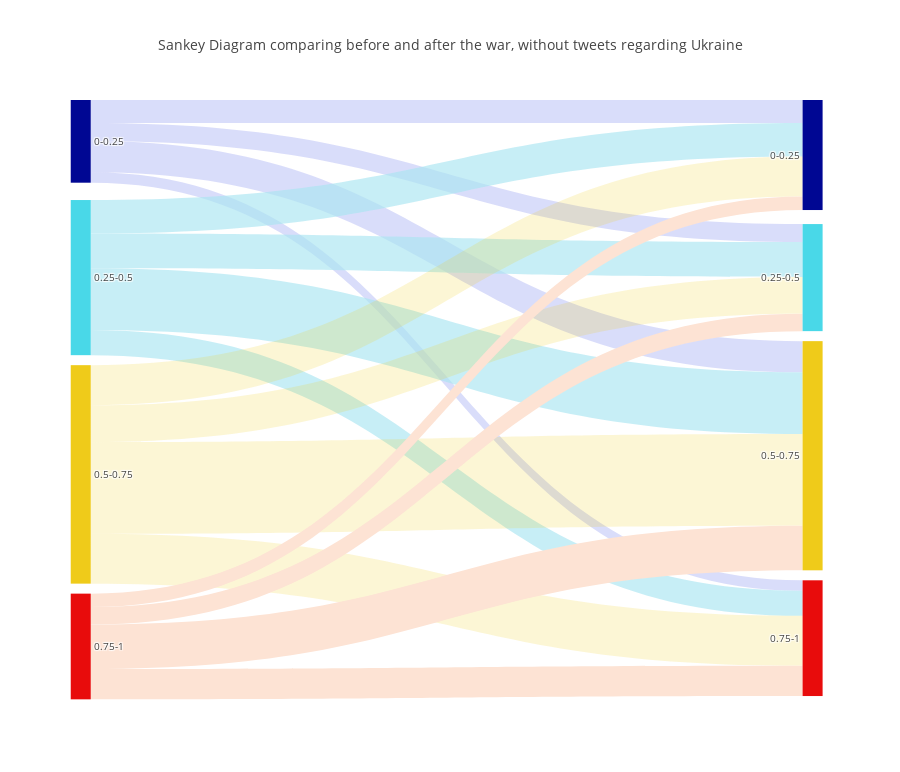

The notebook cell this image was saved under:
### Code cell
# create sankey plot, as above
links = [['Source','Target','Value','Link Color'],

        # tempo 0 al tempo 1
        [0,4,t01[0,0],'rgba(5, 31, 223, 0.15)'],
        [0,5,t01[0,0.25],'rgba(5, 31, 223, 0.15)'],
        [0,6,t01[0,0.5],'rgba(5, 31, 223, 0.15)'],
        [0,7,t01[0,1],'rgba(5, 31, 223, 0.15)'],

        [1,4,t01[0.25,0],'rgba(170, 230, 242, 0.66)'],
        [1,5,t01[0.25,0.25],'rgba(170, 230, 242, 0.66)'],
        [1,6,t01[0.25,0.5],'rgba(170, 230, 242, 0.66)'],
        [1,7,t01[0.25,1],'rgba(170, 230, 242, 0.66)'],

        [2,4,t01[0.5,0],'rgba(239, 203, 26, 0.18)'],
        [2,5,t01[0.5,0.25],'rgba(239, 203, 26, 0.18)'],
        [2,6,t01[0.5,0.5],'rgba(239, 203, 26, 0.18)'],
        [2,7,t01[0.5,1],'rgba(239, 203, 26, 0.18)'],
         
        [3,4,t01[1,0],'rgba(253,227,212,1'],
        [3,5,t01[1,0.25],'rgba(253,227,212,1'],
        [3,6,t01[1,0.5],'rgba(253,227,212,1'],
        [3,7,t01[1,1],'rgba(253,227,212,1'],
        ]
         

# Nodes & links
nodes = [['ID', 'Label', 'Color'],
        [0,'0-0.25','#000793'],
        [1,'0.25-0.5','#49D8E8'],
        [2,'0.5-0.75','#EFCB1A'],
        [3,'0.75-1','#E80C0C'],
        [4,'0-0.25','#000793'],
        [5,'0.25-0.5','#49D8E8'],
        [6,'0.5-0.75','#EFCB1A'],
        [7,'0.75-1','#E80C0C'],
        ]

# Retrieve headers and build dataframes
nodes_headers = nodes.pop(0)
links_headers = links.pop(0)
df_nodes = pd.DataFrame(nodes, columns = nodes_headers)
df_links = pd.DataFrame(links, columns = links_headers)
#df_nodes['counts']=count_nodes
# Sankey plot setup
data_trace = dict(
    type='sankey',
    arrangement = "snap",
    domain = dict(
      x =  [0,1],
      y =  [0,1]
    ),
    orientation = "h",
    valueformat = ".0f",
    node = dict(
      pad = 10,
    # thickness = 30,
      line = dict(
        color = "black",
        width = 0,
        #value=df_nodes['counts'].dropna(axis=0, how='any')
      ),
      #value=df_nodes['counts'].dropna(axis=0, how='any'),
      label =  df_nodes['Label'].dropna(axis=0, how='any'),
      y=[0.001,0.3,0.6,0.9,0.001,0.3,0.6,0.9],
      x=[0.001,0.001,0.001,0.001,0.99,0.99,0.99,0.99],
      color = df_nodes['Color'],
    ),
    link = dict(
      source = df_links['Source'].dropna(axis=0, how='any'),
      target = df_links['Target'].dropna(axis=0, how='any'),
      value = df_links['Value'].dropna(axis=0, how='any'),
      color = df_links['Link Color'].dropna(axis=0, how='any'),
  )
)

layout = dict(
        title = "Sankey Diagram comparing before and after the war, without tweets regarding Ukraine",
    height = 772,
    font = dict(
      size = 10),)

fig = dict(data=[data_trace], layout=layout)
iplot(fig, validate=False)

### Figure 1 — Plotly figure (JSON) as saved in the notebook; plotly's stock layout.template omitted (floating-point values rounded to 4 significant figures)
{"data": [{"arrangement": "snap", "domain": {"x": [0, 1], "y": [0, 1]}, "link": {"color": ["rgba(5, 31, 223, 0.15)", "rgba(5, 31, 223, 0.15)", "rgba(5, 31, 223, 0.15)", "rgba(5, 31, 223, 0.15)", "rgba(170, 230, 242, 0.66)", "rgba(170, 230, 242, 0.66)", "rgba(170, 230, 242, 0.66)", "rgba(170, 230, 242, 0.66)", "rgba(239, 203, 26, 0.18)", "rgba(239, 203, 26, 0.18)", "rgba(239, 203, 26, 0.18)", "rgba(239, 203, 26, 0.18)", "rgba(253,227,212,1", "rgba(253,227,212,1", "rgba(253,227,212,1", "rgba(253,227,212,1"], "source": [0, 0, 0, 0, 1, 1, 1, 1, 2, 2, 2, 2, 3, 3, 3, 3], "target": [4, 5, 6, 7, 4, 5, 6, 7, 4, 5, 6, 7, 4, 5, 6, 7], "value": [101, 79, 137, 46, 147, 153, 271, 110, 176, 162, 402, 219, 59, 76, 196, 133]}, "node": {"color": ["#000793", "#49D8E8", "#EFCB1A", "#E80C0C", "#000793", "#49D8E8", "#EFCB1A", "#E80C0C"], "label": ["0-0.25", "0.25-0.5", "0.5-0.75", "0.75-1", "0-0.25", "0.25-0.5", "0.5-0.75", "0.75-1"], "line": {"color": "black", "width": 0}, "pad": 10, "x": [0.001, 0.001, 0.001, 0.001, 0.99, 0.99, 0.99, 0.99], "y": [0.001, 0.3, 0.6, 0.9, 0.001, 0.3, 0.6, 0.9]}, "orientation": "h", "type": "sankey", "valueformat": ".0f"}], "layout": {"font": {"size": 10}, "height": 772, "title": "Sankey Diagram comparing before and after the war, without tweets regarding Ukraine"}}
